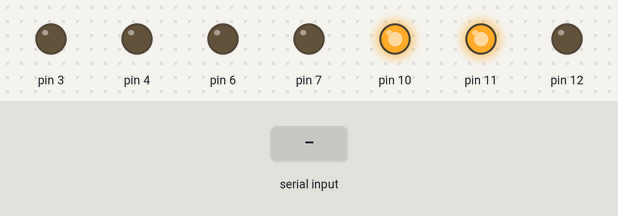
Recording of a sketch running on a simulated Arduino Uno, built with avr-gcc and run on an emulated ATmega328P. Shown: output pins drawn as LEDs (lit = HIGH). The test bench sets the inputs (shaded band). Pins used as bus, display or sensor lines are not drawn.

Above: at 1.7 s.
1.8 s: "F" received over Serial
At 2.2 s:
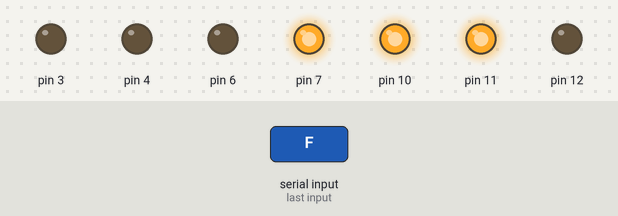
3.3 s: "L" received over Serial
At 4.5 s:
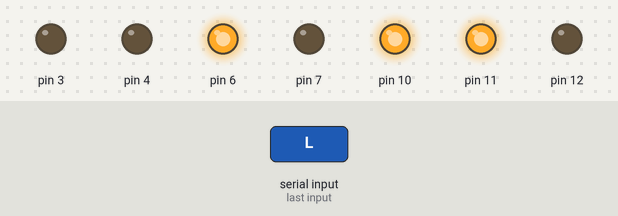
4.8 s: "R" received over Serial
At 5.7 s:
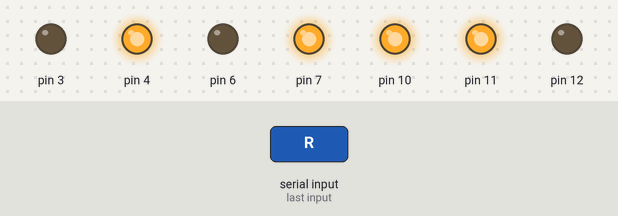
6.3 s: "B" received over Serial
At 6.8 s:
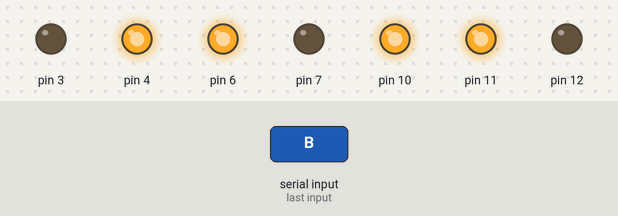
7.8 s: "W" received over Serial
At 9.0 s:
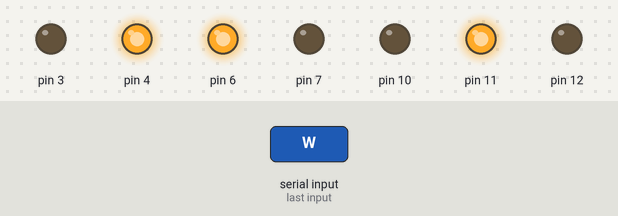
9.3 s: "S" received over Serial
At 10.3 s:
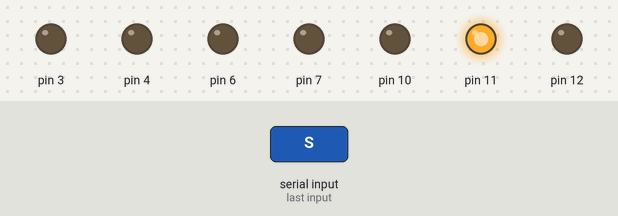
Timing chart, 0 to 11.8 s (numbered marks = the images above; inputs shaded):
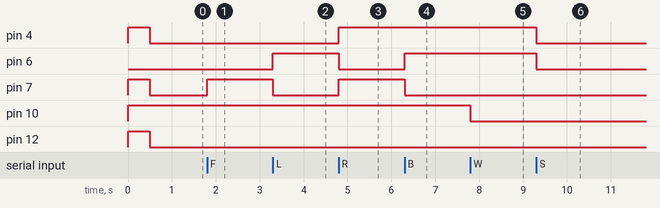

The sketch:

BLUETOOTH_HC05_CSC.ino
```cpp
byte GetValue;
int pwm;

void setup() {
  Serial.begin(19200);
  pinMode(3, OUTPUT);
  pinMode(4, OUTPUT);
  pinMode(5, OUTPUT);
  pinMode(6, OUTPUT);
  pinMode(7, OUTPUT);
  pinMode(10, OUTPUT);
  pinMode(11, OUTPUT);
  pinMode(12, OUTPUT);
  Forward();
  Reverse();
  Left();
  Right();
  Front_light_on();
  Front_light_off();
  Back_light_on();
  Back_light_off();
  Horn_on();
  delay(500);
  All_stop();
}

byte ReadOneByte(){
  int ByteRead;
  while(!Serial.available());
  ByteRead = Serial.read();
  return ByteRead;
  }

void loop(){
   GetValue = ReadOneByte();
   switch(GetValue){

          case 'F':
          Forward();
          break;

          case 'L':
          Left();
          break;

          case 'R':
          Right();
          break;

          case 'B':
          Reverse();
          break;

          case 'S':
          Stop();
          break;

          case 'W':
          Front_light_on();
          break;

          case 'w':
          Front_light_off();
          break;

          case 'U':
          Back_light_on();
          break;

          case 'u':
          Back_light_off();
          break;

          case 'V':
          Horn_on();
          break;

          case 'v':
          Horn_off();
          break;

          case 'D':
          All_stop();
          break;

          case '0':
          pwm = 0;
          break;

          case '1':
          pwm = 50;
          break;

          case '2':
          pwm = 75;
          break;

          case '3':
          pwm = 100;
          break;

          case '4':
          pwm = 125;
          break;

          case '5':
          pwm = 150;
          break;

          case '6':
          pwm = 175;
          break;

          case '7':
          pwm = 175;
          break;

          case '8':
          pwm = 200;
          break;

          case '9':
          pwm = 225;
          break;

          case 'q':
          pwm = 255;
          break;
          }
}


void Forward(){
   analogWrite(3, pwm);
   digitalWrite(4, LOW);
   digitalWrite(5, HIGH);
   digitalWrite(6, LOW);
   digitalWrite(7, HIGH);
  }

void Reverse(){
  analogWrite(3, pwm);
  digitalWrite(4, HIGH);
  digitalWrite(5, LOW);
  digitalWrite(6, HIGH);
  digitalWrite(7, LOW);
  }

void Left(){
  analogWrite(3, pwm);
  digitalWrite(4, LOW);
  digitalWrite(5, HIGH);
  digitalWrite(6, HIGH);
  digitalWrite(7, LOW);
  }

void Right(){
  analogWrite(3, pwm);
  digitalWrite(4, HIGH);
  digitalWrite(5, LOW);
  digitalWrite(6, LOW);
  digitalWrite(7, HIGH);
  }

void Stop(){
  analogWrite(3, pwm);
  digitalWrite(4, LOW);
  digitalWrite(5, LOW);
  digitalWrite(6, LOW);
  digitalWrite(7, LOW);
  }

void Horn_on(){
  digitalWrite(12, HIGH);
  }

void Horn_off(){
  digitalWrite(12, LOW);
}

void Front_light_on(){
  digitalWrite(10, LOW);
}

void Front_light_off(){
  digitalWrite(10, HIGH);
}

void Back_light_on(){
 digitalWrite(11, LOW);
}

void Back_light_off(){
  digitalWrite(11, HIGH);
  }

void All_stop(){
  digitalWrite(4, LOW);
  digitalWrite(5, LOW);
  digitalWrite(6, LOW);
  digitalWrite(7, LOW);
  digitalWrite(12, LOW);
  digitalWrite(10, HIGH);
  digitalWrite(11, HIGH);
}
```

Measured:
- after the input at 1.8 s, pin 7: LOW → HIGH at once
- after the input at 3.3 s, pin 6: LOW → HIGH at once; pin 7: HIGH → LOW at once
- after the input at 4.8 s, pin 4, pin 7: LOW → HIGH at once; pin 6: HIGH → LOW at once
- after the input at 6.3 s, pin 6: LOW → HIGH at once; pin 7: HIGH → LOW at once
- after the input at 7.8 s, pin 10: HIGH → LOW at once
- after the input at 9.3 s, pin 4, pin 6: HIGH → LOW at once
